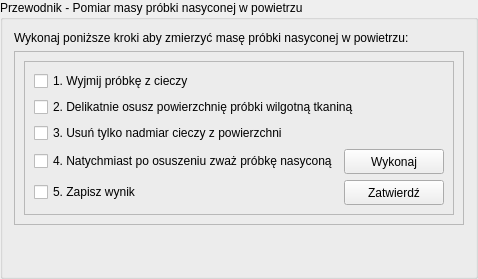
                     <widget class="QGroupBox" name="groupBoxSaturatedMassGuide">
                      <property name="minimumSize">
                       <size>
                        <width>0</width>
                        <height>250</height>
                       </size>
                      </property>
                      <property name="title">
                       <string>Przewodnik - Pomiar masy próbki nasyconej w powietrzu</string>
                      </property>
                      <layout class="QVBoxLayout" name="verticalLayout_15">
                       <item>
                        <widget class="QLabel" name="labelSaturatedMassGuide">
                         <property name="font">
                          <font>
                           <pointsize>9</pointsize>
                          </font>
                         </property>
                         <property name="text">
                          <string>Wykonaj poniższe kroki aby zmierzyć masę próbki nasyconej w powietrzu:</string>
                         </property>
                         <property name="wordWrap">
                          <bool>true</bool>
                         </property>
                        </widget>
                       </item>
                       <item>
                        <widget class="QFrame" name="frameSaturatedMassSteps">
                         <property name="frameShape">
                          <enum>QFrame::Shape::StyledPanel</enum>
                         </property>
                         <property name="frameShadow">
                          <enum>QFrame::Shadow::Raised</enum>
                         </property>
                         <layout class="QVBoxLayout" name="verticalLayout_23">
                          <item>
                           <widget class="QFrame" name="frameSaturatedPrepSteps">
                            <property name="frameShape">
                             <enum>QFrame::Shape::StyledPanel</enum>
                            </property>
                            <property name="frameShadow">
                             <enum>QFrame::Shadow::Raised</enum>
                            </property>
                            <layout class="QVBoxLayout" name="stepsLayout_7">
                             <property name="spacing">
                              <number>6</number>
                             </property>
                             <property name="leftMargin">
                              <number>9</number>
                             </property>
                             <property name="topMargin">
                              <number>9</number>
                             </property>
                             <property name="rightMargin">
                              <number>9</number>
                             </property>
                             <property name="bottomMargin">
                              <number>9</number>
                             </property>
                             <item>
                              <widget class="QCheckBox" name="step1CheckBox_2">
                               <property name="text">
                                <string>1. Wyjmij próbkę z cieczy</string>
                               </property>
                              </widget>
                             </item>
                             <item>
                              <widget class="QCheckBox" name="step2CheckBox_2">
                               <property name="text">
                                <string>2. Delikatnie osusz powierzchnię próbki wilgotną tkaniną</string>
                               </property>
                              </widget>
                             </item>
                             <item>
                              <widget class="QCheckBox" name="step3CheckBox_2">
                               <property name="text">
                                <string>3. Usuń tylko nadmiar cieczy z powierzchni</string>
                               </property>
                              </widget>
                             </item>
                             <item>
                              <layout class="QHBoxLayout" name="step4Layout_2">
                               <item>
                                <widget class="QCheckBox" name="step4CheckBoxSaturatedTriple">
                                 <property name="text">
                                  <string>4. Natychmiast po osuszeniu zważ próbkę nasyconą</string>
                                 </property>
                                </widget>
                               </item>
                               <item>
                                <widget class="QPushButton" name="buttonSaturatedMassExecuteStepFour">
                                 <property name="minimumSize">
                                  <size>
                                   <width>100</width>
                                   <height>25</height>
                                  </size>
                                 </property>
                                 <property name="maximumSize">
                                  <size>
                                   <width>100</width>
                                   <height>25</height>
                                  </size>
                                 </property>
                                 <property name="text">
                                  <string>Wykonaj</string>
                                 </property>
                                </widget>
                               </item>
                              </layout>
                             </item>
                             <item>
                              <layout class="QHBoxLayout" name="step5Layout_2">
                               <item>
                                <widget class="QCheckBox" name="step5CheckBoxSaturatedTriple">
                                 <property name="text">
                                  <string>5. Zapisz wynik</string>
                                 </property>
                                </widget>
                               </item>
                               <item>
                                <widget class="QPushButton" name="buttonSaturatedMassExecuteStepFive">
                                 <property name="minimumSize">
                                  <size>
                                   <width>100</width>
                                   <height>25</height>
                                  </size>
                                 </property>
                                 <property name="maximumSize">
                                  <size>
                                   <width>100</width>
                                   <height>25</height>
                                  </size>
                                 </property>
                                 <property name="text">
                                  <string>Zatwierdź</string>
                                 </property>
                                </widget>
                               </item>
                              </layout>
                             </item>
                            </layout>
                           </widget>
                          </item>
                         </layout>
                        </widget>
                       </item>
                       <item>
                        <spacer name="verticalSpacer_19">
                         <property name="orientation">
                          <enum>Qt::Orientation::Vertical</enum>
                         </property>
                         <property name="sizeHint" stdset="0">
                          <size>
                           <width>20</width>
                           <height>40</height>
                          </size>
                         </property>
                        </spacer>
                       </item>
                      </layout>
                     </widget>
